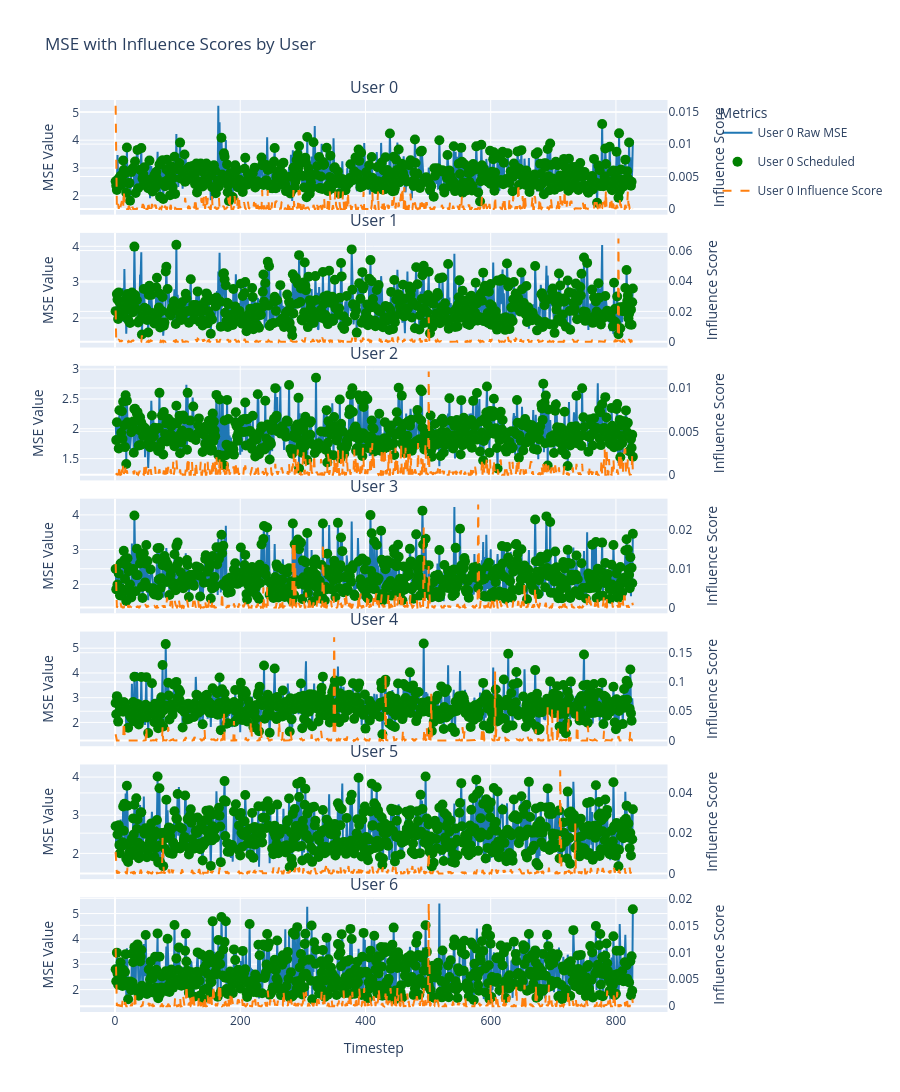
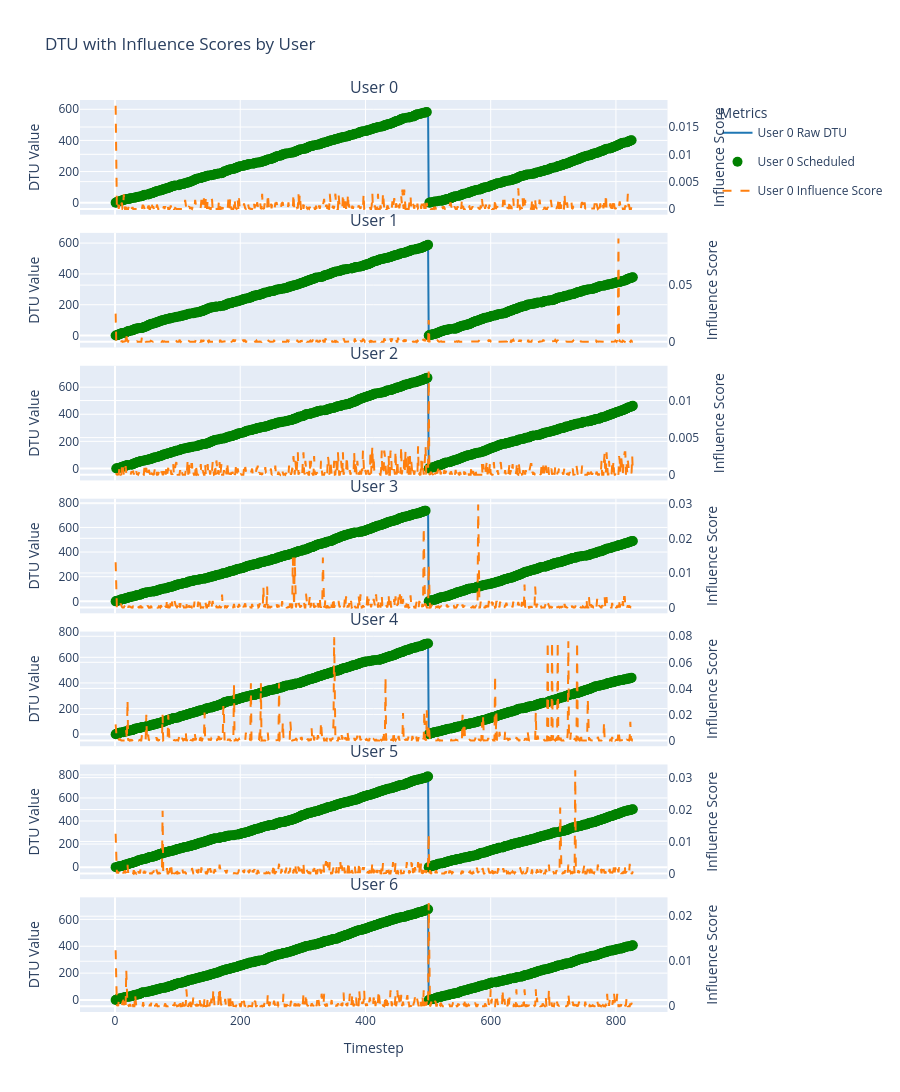

The notebook cell these images were saved under, in order:
### Code cell
def plot_kpis_with_influence_scores(test_df, is_df, kpi_name, timestep_col='timestep', output_filename=None):
    """
    Creates a visualization with 7 subplots (one for each user 0-6) showing raw KPI values and influence scores.
    
    Parameters:
    -----------
    test_df : pandas.DataFrame
        DataFrame containing raw KPI values with columns like timestep, mse, dtu, etc.
    is_df : pandas.DataFrame
        DataFrame containing influence scores with columns Timestep, influence_scores, delta_type
    kpi_name : str
        Name of the KPI to plot ('mse' or 'dtu')
    timestep_col : str, optional
        Name of the timestep column in test_df (default: 'timestep')
    output_filename : str, optional
        If provided, save the figure to this filename
        
    Returns:
    --------
    plotly.graph_objects.Figure
    """
    # Create a subplot for each user
    fig = make_subplots(
        rows=7, cols=1,
        subplot_titles=[f"User {i}" for i in range(7)],
        shared_xaxes=True,
        vertical_spacing=0.02,
        specs=[[{"secondary_y": True}] for _ in range(7)]
    )
    
    # Define colors for better visualization
    raw_color = '#1f77b4'  # Blue for raw values
    is_color = '#ff7f0e'   # Orange for influence scores
    scheduled_marker_color = 'green'  # Green markers for scheduled actions
    
    # Ensure lowercase column names for test_df
    test_df = test_df.copy()
    test_df.columns = [col.lower() if isinstance(col, str) else col for col in test_df.columns]
    
    # Extract action tuples using ast
    def parse_action(action_str):
        try:
            if isinstance(action_str, tuple):
                return action_str
            elif isinstance(action_str, str):
                return ast.literal_eval(action_str)
            else:
                return []
        except:
            return []
    
    # Process and add traces for each user
    for user_idx in range(7):
        # Extract raw KPI values for this user
        raw_values = []
        scheduled_timesteps = []
        timesteps = []
        
        for idx, row in test_df.iterrows():
            timestep = row[timestep_col]
            timesteps.append(timestep)
            
            # Parse action and check if user is scheduled
            action = parse_action(row['action'])
            if user_idx in action:
                scheduled_timesteps.append(timestep)
            
            # Extract KPI value
            if isinstance(row[kpi_name], (list, np.ndarray)) and len(row[kpi_name]) > user_idx:
                raw_values.append(row[kpi_name][user_idx])
            else:
                raw_values.append(None)  # Handle missing data
        
        # Extract influence scores for this user
        is_values = []
        is_timesteps = []
        
        for _, row in is_df.iterrows():
            is_timesteps.append(row['Timestep'])
            influence_scores = row['influence_scores']
            
            # Check if influence_scores is a list of dictionaries
            if isinstance(influence_scores, list) and len(influence_scores) > user_idx:
                if isinstance(influence_scores[user_idx], dict) and kpi_name in influence_scores[user_idx]:
                    is_values.append(influence_scores[user_idx][kpi_name])
                else:
                    is_values.append(None)
            else:
                is_values.append(None)
        
        # Add trace for raw values (as a line)
        fig.add_trace(
            go.Scatter(
                x=timesteps,
                y=raw_values,
                mode='lines',
                name=f'User {user_idx} Raw {kpi_name.upper()}',
                line=dict(color=raw_color),
                legendgroup=f'user_{user_idx}',
                showlegend=(user_idx == 0)  # Only show in legend for first user
            ),
            row=user_idx+1, col=1, secondary_y=False
        )
        
        # Add markers for scheduled timesteps
        if scheduled_timesteps:
            # Get the values at the scheduled timesteps
            scheduled_values = []
            for ts in scheduled_timesteps:
                idx = timesteps.index(ts)
                scheduled_values.append(raw_values[idx])
            
            fig.add_trace(
                go.Scatter(
                    x=scheduled_timesteps,
                    y=scheduled_values,
                    mode='markers',
                    marker=dict(
                        color=scheduled_marker_color,
                        size=10,
                        symbol='circle'
                    ),
                    name=f'User {user_idx} Scheduled',
                    legendgroup=f'user_{user_idx}_scheduled',
                    showlegend=(user_idx == 0)  # Only show in legend for first user
                ),
                row=user_idx+1, col=1, secondary_y=False
            )
        
        # Add trace for influence scores
        fig.add_trace(
            go.Scatter(
                x=is_timesteps,
                y=is_values,
                mode='lines',
                name=f'User {user_idx} Influence Score',
                line=dict(color=is_color, dash='dash'),
                legendgroup=f'user_{user_idx}_is',
                showlegend=(user_idx == 0)  # Only show in legend for first user
            ),
            row=user_idx+1, col=1, secondary_y=True
        )
        
        # Update y-axis titles
        fig.update_yaxes(
            title_text=f"{kpi_name.upper()} Value",
            secondary_y=False,
            row=user_idx+1, col=1
        )
        
        fig.update_yaxes(
            title_text="Influence Score",
            secondary_y=True,
            row=user_idx+1, col=1
        )
    
    # Update layout
    fig.update_layout(
        height=1400,  # Taller figure to accommodate 7 subplots
        title_text=f"{kpi_name.upper()} with Influence Scores by User",
        hovermode='x unified',
        legend_title="Metrics",
    )
    
    # Update x-axis title only for the bottom subplot
    fig.update_xaxes(title_text="Timestep", row=7, col=1)
    
    # Save if filename provided
    if output_filename:
        fig.write_html(f"{output_filename}.html")
        fig.write_image(f"{output_filename}.png", width=1200, height=1400)
    
    return fig

# Example usage:
# Create figures for both MSE and DTU
mse_fig = plot_kpis_with_influence_scores(
    test_df=test_df, 
    is_df=IS_df_binary,
    kpi_name='mse',
    output_filename='mse_plot'
)

dtu_fig = plot_kpis_with_influence_scores(
    test_df=test_df, 
    is_df=IS_df_binary,
    kpi_name='dtu',
    output_filename='dtu_plot'
)

# Display the figures
mse_fig.show()
dtu_fig.show()

### Figure 1 — Plotly figure (JSON) as saved in the notebook; plotly's stock layout.template omitted (floating-point values rounded to 4 significant figures; data arrays with more than 128 entries replaced by an {"elided": "..."} marker saying what was removed)
{"data": [{"legendgroup": "user_0", "line": {"color": "#1f77b4"}, "mode": "lines", "name": "User 0 Raw MSE", "showlegend": true, "type": "scatter", "x": {"elided": "827 int values"}, "xaxis": "x", "y": {"elided": "827 float values"}, "yaxis": "y"}, {"legendgroup": "user_0_scheduled", "marker": {"color": "green", "size": 10, "symbol": "circle"}, "mode": "markers", "name": "User 0 Scheduled", "showlegend": true, "type": "scatter", "x": {"elided": "528 int values"}, "xaxis": "x", "y": {"elided": "528 float values"}, "yaxis": "y"}, {"legendgroup": "user_0_is", "line": {"color": "#ff7f0e", "dash": "dash"}, "mode": "lines", "name": "User 0 Influence Score", "showlegend": true, "type": "scatter", "x": {"elided": "827 int values"}, "xaxis": "x", "y": {"elided": "827 float values"}, "yaxis": "y2"}, {"legendgroup": "user_1", "line": {"color": "#1f77b4"}, "mode": "lines", "name": "User 1 Raw MSE", "showlegend": false, "type": "scatter", "x": {"elided": "827 int values"}, "xaxis": "x2", "y": {"elided": "827 float values"}, "yaxis": "y3"}, {"legendgroup": "user_1_scheduled", "marker": {"color": "green", "size": 10, "symbol": "circle"}, "mode": "markers", "name": "User 1 Scheduled", "showlegend": false, "type": "scatter", "x": {"elided": "552 int values"}, "xaxis": "x2", "y": {"elided": "552 float values"}, "yaxis": "y3"}, {"legendgroup": "user_1_is", "line": {"color": "#ff7f0e", "dash": "dash"}, "mode": "lines", "name": "User 1 Influence Score", "showlegend": false, "type": "scatter", "x": {"elided": "827 int values"}, "xaxis": "x2", "y": {"elided": "827 float values"}, "yaxis": "y4"}, {"legendgroup": "user_2", "line": {"color": "#1f77b4"}, "mode": "lines", "name": "User 2 Raw MSE", "showlegend": false, "type": "scatter", "x": {"elided": "827 int values"}, "xaxis": "x3", "y": {"elided": "827 float values"}, "yaxis": "y5"}, {"legendgroup": "user_2_scheduled", "marker": {"color": "green", "size": 10, "symbol": "circle"}, "mode": "markers", "name": "User 2 Scheduled", "showlegend": false, "type": "scatter", "x": {"elided": "574 int values"}, "xaxis": "x3", "y": {"elided": "574 float values"}, "yaxis": "y5"}, {"legendgroup": "user_2_is", "line": {"color": "#ff7f0e", "dash": "dash"}, "mode": "lines", "name": "User 2 Influence Score", "showlegend": false, "type": "scatter", "x": {"elided": "827 int values"}, "xaxis": "x3", "y": {"elided": "827 float values"}, "yaxis": "y6"}, {"legendgroup": "user_3", "line": {"color": "#1f77b4"}, "mode": "lines", "name": "User 3 Raw MSE", "showlegend": false, "type": "scatter", "x": {"elided": "827 int values"}, "xaxis": "x4", "y": {"elided": "827 float values"}, "yaxis": "y7"}, {"legendgroup": "user_3_scheduled", "marker": {"color": "green", "size": 10, "symbol": "circle"}, "mode": "markers", "name": "User 3 Scheduled", "showlegend": false, "type": "scatter", "x": {"elided": "594 int values"}, "xaxis": "x4", "y": {"elided": "594 float values"}, "yaxis": "y7"}, {"legendgroup": "user_3_is", "line": {"color": "#ff7f0e", "dash": "dash"}, "mode": "lines", "name": "User 3 Influence Score", "showlegend": false, "type": "scatter", "x": {"elided": "827 int values"}, "xaxis": "x4", "y": {"elided": "827 float values"}, "yaxis": "y8"}, {"legendgroup": "user_4", "line": {"color": "#1f77b4"}, "mode": "lines", "name": "User 4 Raw MSE", "showlegend": false, "type": "scatter", "x": {"elided": "827 int values"}, "xaxis": "x5", "y": {"elided": "827 float values"}, "yaxis": "y9"}, {"legendgroup": "user_4_scheduled", "marker": {"color": "green", "size": 10, "symbol": "circle"}, "mode": "markers", "name": "User 4 Scheduled", "showlegend": false, "type": "scatter", "x": {"elided": "600 int values"}, "xaxis": "x5", "y": {"elided": "600 float values"}, "yaxis": "y9"}, {"legendgroup": "user_4_is", "line": {"color": "#ff7f0e", "dash": "dash"}, "mode": "lines", "name": "User 4 Influence Score", "showlegend": false, "type": "scatter", "x": {"elided": "827 int values"}, "xaxis": "x5", "y": {"elided": "827 float values"}, "yaxis": "y10"}, {"legendgroup": "user_5", "line": {"color": "#1f77b4"}, "mode": "lines", "name": "User 5 Raw MSE", "showlegend": false, "type": "scatter", "x": {"elided": "827 int values"}, "xaxis": "x6", "y": {"elided": "827 float values"}, "yaxis": "y11"}, {"legendgroup": "user_5_scheduled", "marker": {"color": "green", "size": 10, "symbol": "circle"}, "mode": "markers", "name": "User 5 Scheduled", "showlegend": false, "type": "scatter", "x": {"elided": "628 int values"}, "xaxis": "x6", "y": {"elided": "628 float values"}, "yaxis": "y11"}, {"legendgroup": "user_5_is", "line": {"color": "#ff7f0e", "dash": "dash"}, "mode": "lines", "name": "User 5 Influence Score", "showlegend": false, "type": "scatter", "x": {"elided": "827 int values"}, "xaxis": "x6", "y": {"elided": "827 float values"}, "yaxis": "y12"}, {"legendgroup": "user_6", "line": {"color": "#1f77b4"}, "mode": "lines", "name": "User 6 Raw MSE", "showlegend": false, "type": "scatter", "x": {"elided": "827 int values"}, "xaxis": "x7", "y": {"elided": "827 float values"}, "yaxis": "y13"}, {"legendgroup": "user_6_scheduled", "marker": {"color": "green", "size": 10, "symbol": "circle"}, "mode": "markers", "name": "User 6 Scheduled", "showlegend": false, "type": "scatter", "x": {"elided": "617 int values"}, "xaxis": "x7", "y": {"elided": "617 float values"}, "yaxis": "y13"}, {"legendgroup": "user_6_is", "line": {"color": "#ff7f0e", "dash": "dash"}, "mode": "lines", "name": "User 6 Influence Score", "showlegend": false, "type": "scatter", "x": {"elided": "827 int values"}, "xaxis": "x7", "y": {"elided": "827 float values"}, "yaxis": "y14"}], "layout": {"annotations": [{"font": {"size": 16}, "showarrow": false, "text": "User 0", "x": 0.47, "xanchor": "center", "xref": "paper", "y": 1, "yanchor": "bottom", "yref": "paper"}, {"font": {"size": 16}, "showarrow": false, "text": "User 1", "x": 0.47, "xanchor": "center", "xref": "paper", "y": 0.8543, "yanchor": "bottom", "yref": "paper"}, {"font": {"size": 16}, "showarrow": false, "text": "User 2", "x": 0.47, "xanchor": "center", "xref": "paper", "y": 0.7086, "yanchor": "bottom", "yref": "paper"}, {"font": {"size": 16}, "showarrow": false, "text": "User 3", "x": 0.47, "xanchor": "center", "xref": "paper", "y": 0.5629, "yanchor": "bottom", "yref": "paper"}, {"font": {"size": 16}, "showarrow": false, "text": "User 4", "x": 0.47, "xanchor": "center", "xref": "paper", "y": 0.4171, "yanchor": "bottom", "yref": "paper"}, {"font": {"size": 16}, "showarrow": false, "text": "User 5", "x": 0.47, "xanchor": "center", "xref": "paper", "y": 0.2714, "yanchor": "bottom", "yref": "paper"}, {"font": {"size": 16}, "showarrow": false, "text": "User 6", "x": 0.47, "xanchor": "center", "xref": "paper", "y": 0.1257, "yanchor": "bottom", "yref": "paper"}], "height": 1400, "hovermode": "x unified", "legend": {"title": {"text": "Metrics"}}, "title": {"text": "MSE with Influence Scores by User"}, "xaxis": {"anchor": "y", "domain": [0, 0.94], "matches": "x7", "showticklabels": false}, "xaxis2": {"anchor": "y3", "domain": [0, 0.94], "matches": "x7", "showticklabels": false}, "xaxis3": {"anchor": "y5", "domain": [0, 0.94], "matches": "x7", "showticklabels": false}, "xaxis4": {"anchor": "y7", "domain": [0, 0.94], "matches": "x7", "showticklabels": false}, "xaxis5": {"anchor": "y9", "domain": [0, 0.94], "matches": "x7", "showticklabels": false}, "xaxis6": {"anchor": "y11", "domain": [0, 0.94], "matches": "x7", "showticklabels": false}, "xaxis7": {"anchor": "y13", "domain": [0, 0.94], "title": {"text": "Timestep"}}, "yaxis": {"anchor": "x", "domain": [0.8743, 1], "title": {"text": "MSE Value"}}, "yaxis10": {"anchor": "x5", "overlaying": "y9", "side": "right", "title": {"text": "Influence Score"}}, "yaxis11": {"anchor": "x6", "domain": [0.1457, 0.2714], "title": {"text": "MSE Value"}}, "yaxis12": {"anchor": "x6", "overlaying": "y11", "side": "right", "title": {"text": "Influence Score"}}, "yaxis13": {"anchor": "x7", "domain": [0, 0.1257], "title": {"text": "MSE Value"}}, "yaxis14": {"anchor": "x7", "overlaying": "y13", "side": "right", "title": {"text": "Influence Score"}}, "yaxis2": {"anchor": "x", "overlaying": "y", "side": "right", "title": {"text": "Influence Score"}}, "yaxis3": {"anchor": "x2", "domain": [0.7286, 0.8543], "title": {"text": "MSE Value"}}, "yaxis4": {"anchor": "x2", "overlaying": "y3", "side": "right", "title": {"text": "Influence Score"}}, "yaxis5": {"anchor": "x3", "domain": [0.5829, 0.7086], "title": {"text": "MSE Value"}}, "yaxis6": {"anchor": "x3", "overlaying": "y5", "side": "right", "title": {"text": "Influence Score"}}, "yaxis7": {"anchor": "x4", "domain": [0.4371, 0.5629], "title": {"text": "MSE Value"}}, "yaxis8": {"anchor": "x4", "overlaying": "y7", "side": "right", "title": {"text": "Influence Score"}}, "yaxis9": {"anchor": "x5", "domain": [0.2914, 0.4171], "title": {"text": "MSE Value"}}}}

### Figure 2 — Plotly figure (JSON) as saved in the notebook; plotly's stock layout.template omitted (floating-point values rounded to 4 significant figures; data arrays with more than 128 entries replaced by an {"elided": "..."} marker saying what was removed)
{"data": [{"legendgroup": "user_0", "line": {"color": "#1f77b4"}, "mode": "lines", "name": "User 0 Raw DTU", "showlegend": true, "type": "scatter", "x": {"elided": "827 int values"}, "xaxis": "x", "y": {"elided": "827 float values"}, "yaxis": "y"}, {"legendgroup": "user_0_scheduled", "marker": {"color": "green", "size": 10, "symbol": "circle"}, "mode": "markers", "name": "User 0 Scheduled", "showlegend": true, "type": "scatter", "x": {"elided": "528 int values"}, "xaxis": "x", "y": {"elided": "528 float values"}, "yaxis": "y"}, {"legendgroup": "user_0_is", "line": {"color": "#ff7f0e", "dash": "dash"}, "mode": "lines", "name": "User 0 Influence Score", "showlegend": true, "type": "scatter", "x": {"elided": "827 int values"}, "xaxis": "x", "y": {"elided": "827 float values"}, "yaxis": "y2"}, {"legendgroup": "user_1", "line": {"color": "#1f77b4"}, "mode": "lines", "name": "User 1 Raw DTU", "showlegend": false, "type": "scatter", "x": {"elided": "827 int values"}, "xaxis": "x2", "y": {"elided": "827 float values"}, "yaxis": "y3"}, {"legendgroup": "user_1_scheduled", "marker": {"color": "green", "size": 10, "symbol": "circle"}, "mode": "markers", "name": "User 1 Scheduled", "showlegend": false, "type": "scatter", "x": {"elided": "552 int values"}, "xaxis": "x2", "y": {"elided": "552 float values"}, "yaxis": "y3"}, {"legendgroup": "user_1_is", "line": {"color": "#ff7f0e", "dash": "dash"}, "mode": "lines", "name": "User 1 Influence Score", "showlegend": false, "type": "scatter", "x": {"elided": "827 int values"}, "xaxis": "x2", "y": {"elided": "827 float values"}, "yaxis": "y4"}, {"legendgroup": "user_2", "line": {"color": "#1f77b4"}, "mode": "lines", "name": "User 2 Raw DTU", "showlegend": false, "type": "scatter", "x": {"elided": "827 int values"}, "xaxis": "x3", "y": {"elided": "827 float values"}, "yaxis": "y5"}, {"legendgroup": "user_2_scheduled", "marker": {"color": "green", "size": 10, "symbol": "circle"}, "mode": "markers", "name": "User 2 Scheduled", "showlegend": false, "type": "scatter", "x": {"elided": "574 int values"}, "xaxis": "x3", "y": {"elided": "574 float values"}, "yaxis": "y5"}, {"legendgroup": "user_2_is", "line": {"color": "#ff7f0e", "dash": "dash"}, "mode": "lines", "name": "User 2 Influence Score", "showlegend": false, "type": "scatter", "x": {"elided": "827 int values"}, "xaxis": "x3", "y": {"elided": "827 float values"}, "yaxis": "y6"}, {"legendgroup": "user_3", "line": {"color": "#1f77b4"}, "mode": "lines", "name": "User 3 Raw DTU", "showlegend": false, "type": "scatter", "x": {"elided": "827 int values"}, "xaxis": "x4", "y": {"elided": "827 float values"}, "yaxis": "y7"}, {"legendgroup": "user_3_scheduled", "marker": {"color": "green", "size": 10, "symbol": "circle"}, "mode": "markers", "name": "User 3 Scheduled", "showlegend": false, "type": "scatter", "x": {"elided": "594 int values"}, "xaxis": "x4", "y": {"elided": "594 float values"}, "yaxis": "y7"}, {"legendgroup": "user_3_is", "line": {"color": "#ff7f0e", "dash": "dash"}, "mode": "lines", "name": "User 3 Influence Score", "showlegend": false, "type": "scatter", "x": {"elided": "827 int values"}, "xaxis": "x4", "y": {"elided": "827 float values"}, "yaxis": "y8"}, {"legendgroup": "user_4", "line": {"color": "#1f77b4"}, "mode": "lines", "name": "User 4 Raw DTU", "showlegend": false, "type": "scatter", "x": {"elided": "827 int values"}, "xaxis": "x5", "y": {"elided": "827 float values"}, "yaxis": "y9"}, {"legendgroup": "user_4_scheduled", "marker": {"color": "green", "size": 10, "symbol": "circle"}, "mode": "markers", "name": "User 4 Scheduled", "showlegend": false, "type": "scatter", "x": {"elided": "600 int values"}, "xaxis": "x5", "y": {"elided": "600 float values"}, "yaxis": "y9"}, {"legendgroup": "user_4_is", "line": {"color": "#ff7f0e", "dash": "dash"}, "mode": "lines", "name": "User 4 Influence Score", "showlegend": false, "type": "scatter", "x": {"elided": "827 int values"}, "xaxis": "x5", "y": {"elided": "827 float values"}, "yaxis": "y10"}, {"legendgroup": "user_5", "line": {"color": "#1f77b4"}, "mode": "lines", "name": "User 5 Raw DTU", "showlegend": false, "type": "scatter", "x": {"elided": "827 int values"}, "xaxis": "x6", "y": {"elided": "827 float values"}, "yaxis": "y11"}, {"legendgroup": "user_5_scheduled", "marker": {"color": "green", "size": 10, "symbol": "circle"}, "mode": "markers", "name": "User 5 Scheduled", "showlegend": false, "type": "scatter", "x": {"elided": "628 int values"}, "xaxis": "x6", "y": {"elided": "628 float values"}, "yaxis": "y11"}, {"legendgroup": "user_5_is", "line": {"color": "#ff7f0e", "dash": "dash"}, "mode": "lines", "name": "User 5 Influence Score", "showlegend": false, "type": "scatter", "x": {"elided": "827 int values"}, "xaxis": "x6", "y": {"elided": "827 float values"}, "yaxis": "y12"}, {"legendgroup": "user_6", "line": {"color": "#1f77b4"}, "mode": "lines", "name": "User 6 Raw DTU", "showlegend": false, "type": "scatter", "x": {"elided": "827 int values"}, "xaxis": "x7", "y": {"elided": "827 float values"}, "yaxis": "y13"}, {"legendgroup": "user_6_scheduled", "marker": {"color": "green", "size": 10, "symbol": "circle"}, "mode": "markers", "name": "User 6 Scheduled", "showlegend": false, "type": "scatter", "x": {"elided": "617 int values"}, "xaxis": "x7", "y": {"elided": "617 float values"}, "yaxis": "y13"}, {"legendgroup": "user_6_is", "line": {"color": "#ff7f0e", "dash": "dash"}, "mode": "lines", "name": "User 6 Influence Score", "showlegend": false, "type": "scatter", "x": {"elided": "827 int values"}, "xaxis": "x7", "y": {"elided": "827 float values"}, "yaxis": "y14"}], "layout": {"annotations": [{"font": {"size": 16}, "showarrow": false, "text": "User 0", "x": 0.47, "xanchor": "center", "xref": "paper", "y": 1, "yanchor": "bottom", "yref": "paper"}, {"font": {"size": 16}, "showarrow": false, "text": "User 1", "x": 0.47, "xanchor": "center", "xref": "paper", "y": 0.8543, "yanchor": "bottom", "yref": "paper"}, {"font": {"size": 16}, "showarrow": false, "text": "User 2", "x": 0.47, "xanchor": "center", "xref": "paper", "y": 0.7086, "yanchor": "bottom", "yref": "paper"}, {"font": {"size": 16}, "showarrow": false, "text": "User 3", "x": 0.47, "xanchor": "center", "xref": "paper", "y": 0.5629, "yanchor": "bottom", "yref": "paper"}, {"font": {"size": 16}, "showarrow": false, "text": "User 4", "x": 0.47, "xanchor": "center", "xref": "paper", "y": 0.4171, "yanchor": "bottom", "yref": "paper"}, {"font": {"size": 16}, "showarrow": false, "text": "User 5", "x": 0.47, "xanchor": "center", "xref": "paper", "y": 0.2714, "yanchor": "bottom", "yref": "paper"}, {"font": {"size": 16}, "showarrow": false, "text": "User 6", "x": 0.47, "xanchor": "center", "xref": "paper", "y": 0.1257, "yanchor": "bottom", "yref": "paper"}], "height": 1400, "hovermode": "x unified", "legend": {"title": {"text": "Metrics"}}, "title": {"text": "DTU with Influence Scores by User"}, "xaxis": {"anchor": "y", "domain": [0, 0.94], "matches": "x7", "showticklabels": false}, "xaxis2": {"anchor": "y3", "domain": [0, 0.94], "matches": "x7", "showticklabels": false}, "xaxis3": {"anchor": "y5", "domain": [0, 0.94], "matches": "x7", "showticklabels": false}, "xaxis4": {"anchor": "y7", "domain": [0, 0.94], "matches": "x7", "showticklabels": false}, "xaxis5": {"anchor": "y9", "domain": [0, 0.94], "matches": "x7", "showticklabels": false}, "xaxis6": {"anchor": "y11", "domain": [0, 0.94], "matches": "x7", "showticklabels": false}, "xaxis7": {"anchor": "y13", "domain": [0, 0.94], "title": {"text": "Timestep"}}, "yaxis": {"anchor": "x", "domain": [0.8743, 1], "title": {"text": "DTU Value"}}, "yaxis10": {"anchor": "x5", "overlaying": "y9", "side": "right", "title": {"text": "Influence Score"}}, "yaxis11": {"anchor": "x6", "domain": [0.1457, 0.2714], "title": {"text": "DTU Value"}}, "yaxis12": {"anchor": "x6", "overlaying": "y11", "side": "right", "title": {"text": "Influence Score"}}, "yaxis13": {"anchor": "x7", "domain": [0, 0.1257], "title": {"text": "DTU Value"}}, "yaxis14": {"anchor": "x7", "overlaying": "y13", "side": "right", "title": {"text": "Influence Score"}}, "yaxis2": {"anchor": "x", "overlaying": "y", "side": "right", "title": {"text": "Influence Score"}}, "yaxis3": {"anchor": "x2", "domain": [0.7286, 0.8543], "title": {"text": "DTU Value"}}, "yaxis4": {"anchor": "x2", "overlaying": "y3", "side": "right", "title": {"text": "Influence Score"}}, "yaxis5": {"anchor": "x3", "domain": [0.5829, 0.7086], "title": {"text": "DTU Value"}}, "yaxis6": {"anchor": "x3", "overlaying": "y5", "side": "right", "title": {"text": "Influence Score"}}, "yaxis7": {"anchor": "x4", "domain": [0.4371, 0.5629], "title": {"text": "DTU Value"}}, "yaxis8": {"anchor": "x4", "overlaying": "y7", "side": "right", "title": {"text": "Influence Score"}}, "yaxis9": {"anchor": "x5", "domain": [0.2914, 0.4171], "title": {"text": "DTU Value"}}}}
